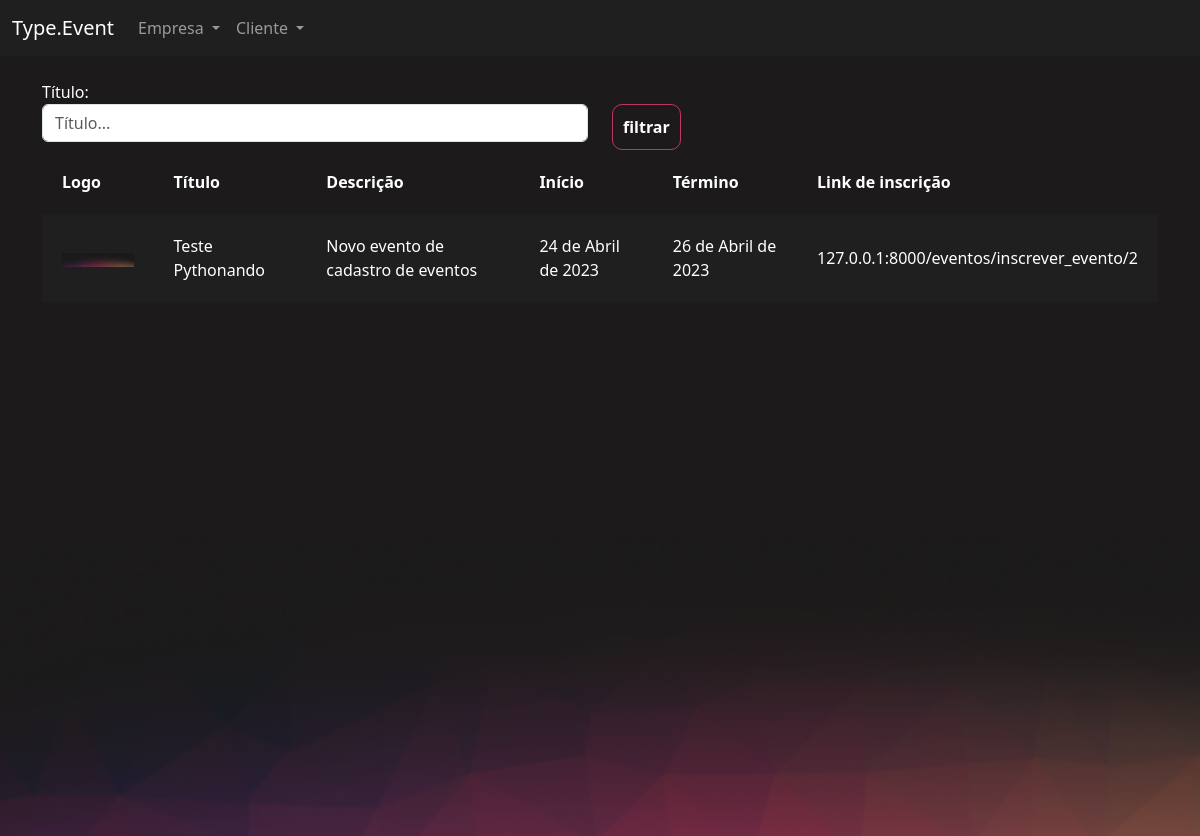
The app's page /eventos/gerenciar_evento/ (signed in), older data.
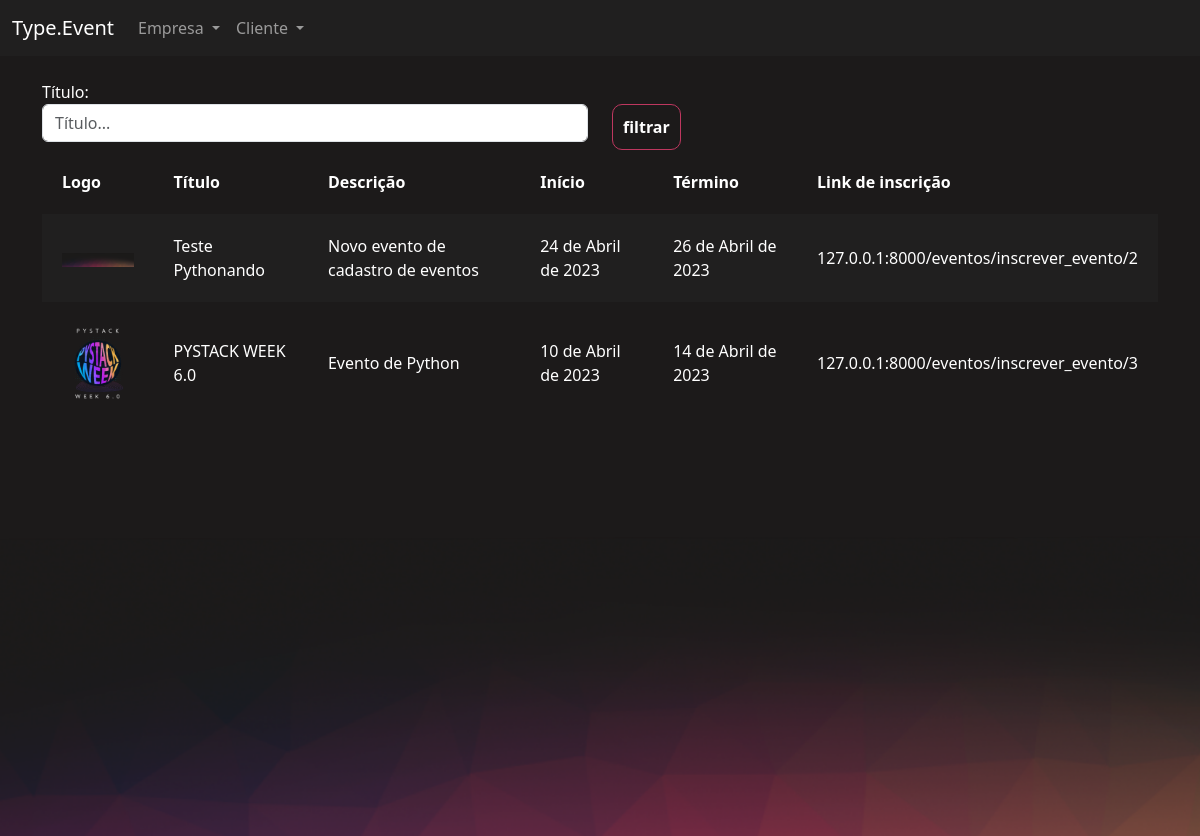
The same page, newer data.
### eventos/models.py (models this page shows, shortened)
class Evento(models.Model):
    criador = models.ForeignKey(User, on_delete=models.DO_NOTHING)
    nome = models.CharField(max_length=200)
    descricao = models.TextField()
    data_inicio = models.DateField()
    data_termino = models.DateField()
    carga_horaria = models.IntegerField()
    logo = models.FileField(upload_to="logos")
    cor_principal = models.CharField(max_length=7)
    cor_secundaria = models.CharField(max_length=7)
    cor_fundo = models.CharField(max_length=7)
    participantes = models.ManyToManyField(User, related_name="evento_participante", null=True, blank=True)

### eventos/views.py (the view)
# urls.py: path('gerenciar_evento/', views.gerenciar_evento, name="gerenciar_evento"),
@login_required
def gerenciar_evento(request):
    if request.method == "GET":
        nome = request.GET.get('nome')
        eventos = Evento.objects.filter(criador=request.user)
        if nome:
            eventos = eventos.filter(nome__contains=nome)
        return render(request, 'gerenciar_evento.html', {'eventos': eventos})

### eventos/templates/gerenciar_evento.html (shortened to what this page needs)
{% extends "bases/base_evento.html" %}
{% load static %}
{% block 'importacoes' %}
    <link href="{% static 'eventos/css/gerenciar_evento.css' %}" rel="stylesheet">
{% endblock %}
{% block 'conteudo' %}
    <div class="container">
        <br>
        <div class="row">
            <div class="col-md">
                <form action="{% url 'gerenciar_evento' %}" method="GET">
                <label>Título:</label>
                <input type="text" placeholder="Título..." class="form-control" name="nome">
            </div>
            <div class="col-md">
                <br>
                <input type="submit" class="btn-principal" value="filtrar">
            </div>
        </div>
        <table>
            <tr>
                <th>Logo</th>
                <th>Título</th>
                <th>Descrição</th>
                <th>Início</th>
                <th>Término</th>
                <th>Link de inscrição</th>
            </tr>
            {% for evento in eventos %}
                <tr class="{% cycle 'linha' 'linha2' %}">
                    <td width="10%"><a href="{% url 'participantes_evento' evento.id %}"><img width="100%" src="/media/{{evento.logo}}"></a></td>
                    <td>{{evento.nome}}</td>
                    <td>{{evento.descricao}}</td>
                    <td>{{evento.data_inicio}}</td>
                    <td>{{evento.data_termino}}</td>
                    <td>127.0.0.1:8000/eventos/inscrever_evento/{{evento.id}}</td>
                </tr>
            {% endfor %}
        </table>
    </div>
{% endblock %}

### templates/bases/base_evento.html (shortened to what this page needs)
{% extends 'bases/base.html' %}
{% load static %}
{% block 'head' %}
    {% block 'importacoes' %}{% endblock %}
    <link href="{% static 'eventos/css/evento.css' %}" rel="stylesheet">
    <link href="{% static 'usuarios/css/usuarios.css' %}" rel="stylesheet">
{% endblock %}
{% block 'body' %}
    <nav class="navbar navbar-expand-lg bg-body-tertiary navbar-color" data-bs-theme="dark">
        <div class="container-fluid">
            <a class="navbar-brand" href="#">Type.Event</a>
            <div class="collapse navbar-collapse" id="navbarNavDropdown">
            <ul class="navbar-nav">
                <li class="nav-item dropdown">
                    <a class="nav-link dropdown-toggle" href="#" role="button" data-bs-toggle="dropdown" aria-expanded="false">
                        Empresa
                    </a>
                </li>
                <li class="nav-item dropdown">
                    <a class="nav-link dropdown-toggle" href="#" role="button" data-bs-toggle="dropdown" aria-expanded="false">
                        Cliente
                    </a>
                </li>
            </ul>
            </div>
        </div>
    </nav>
    <div style="min-height: 60vh">
        {% block 'conteudo' %}
        {% endblock %}
    </div>
    <div class="fundo-pagina">
    </div>
{% endblock %}

### templates/bases/base.html (shortened to what this page needs)
{% load static %}
<!doctype html>
<html lang="en">
  <head>
    <link href="{% static 'geral/css/base.css' %}" rel="stylesheet">
    <link href="https://cdn.jsdelivr.net/npm/bootstrap@5.3.0-alpha1/dist/css/bootstrap.min.css" rel="stylesheet">
    {% block 'head' %}{% endblock %}
  </head>
  <body>
    {% block 'body' %}{% endblock %}
  </body>
</html>

### templates/static/geral/css/base.css (style rules this page uses)
body { color: white !important; }
:root { --main-color: #201F1F; --dark-color: #1C1A1A; --contrast-color: #BE375F; --differential-color: #ED8554; }

### templates/static/eventos/css/gerenciar_evento.css (style rules this page uses)
table { width: 100%; padding: 20px; }
.linha { height: 40px; background-color: var(--main-color); padding: 20px; }
td, th { padding: 20px; }

### templates/static/eventos/css/evento.css (style rules this page uses)
.navbar-color { background-color: #201F1F !important; }
body { background-color: #1C1A1A; }
.fundo-pagina { background-image: url('/static/eventos/img/fundo_pagina.png'); height: 300px; background-size: cover; }

### templates/static/usuarios/css/usuarios.css (style rules this page uses)
.btn-principal { background-color: transparent; border: 1px solid var(--contrast-color); color: white; padding: 10px; border-radius: 10px; font-weight: bold; }

Row changes from the older to the newer data that the page shows:
added Evento: logo (picture), nome "PYSTACK WEEK 6.0", descricao "Evento de Python", data_inicio "10 de Abril de 2023", data_termino "14 de Abril de 2023", id "3"
